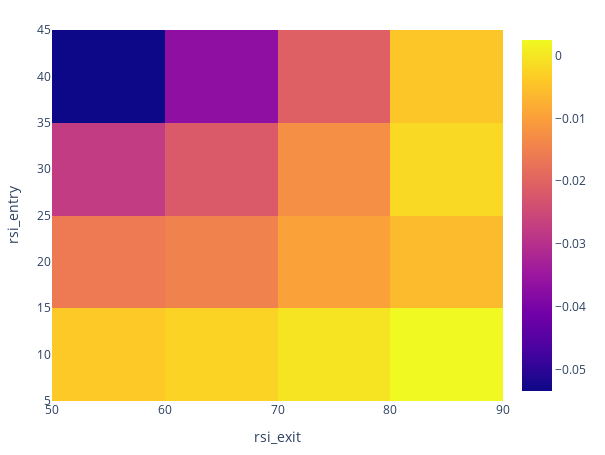

The code cell stored with this chart in its notebook:
### Markdown cell above
###### the parammeters is not giving any common value on slider

### Code cell
rsi_res = rsi_ind.run(
        btc_price,
        window=14, ### changed window=windows to window=14 for 2d graph
        entry=entries,
        exit=exits,
        param_product=True)
rsi_entries = rsi_res.entries
rsi_exits = rsi_res.exits
rsi_entries.iloc[-1,:] = True

rsi_pf = vbt.Portfolio.from_signals(
        btc_price,
        rsi_entries,
        rsi_exits,
        freq='1T',
        fees=0.001)

# taking average all the windows
rsi_tot_returns = rsi_pf.total_return().groupby(level=['rsi_exit','rsi_entry']).mean()

print(rsi_tot_returns)
# Plotting HeatMap
fig = rsi_tot_returns.vbt.heatmap(
    x_level='rsi_exit',
    y_level='rsi_entry',
#     slider_level='split_idx'
    )
fig.show()

### Figure 1 — Plotly figure (JSON) as saved in the notebook; plotly's stock layout.template omitted (floating-point values rounded to 4 significant figures)
{"data": [{"colorscale": [[0, "#0d0887"], [0.1111, "#46039f"], [0.2222, "#7201a8"], [0.3333, "#9c179e"], [0.4444, "#bd3786"], [0.5556, "#d8576b"], [0.6667, "#ed7953"], [0.7778, "#fb9f3a"], [0.8889, "#fdca26"], [1, "#f0f921"]], "hoverongaps": false, "hovertemplate": "rsi_exit: %{x}<br>rsi_entry: %{y}<br>value: %{z}<extra></extra>", "type": "heatmap", "uid": "d077b430-c758-45fc-8e5a-7b4c5cdc5af3", "x": [55, 65, 75, 85], "y": [10, 20, 30, 40], "z": [[-0.003854, -0.002482, -0.0002235, 0.002518], [-0.01601, -0.0146, -0.009574, -0.005832], [-0.02766, -0.02184, -0.01253, -0.00174], [-0.05345, -0.03693, -0.02064, -0.004219]]}], "layout": {"height": 455, "legend": {"orientation": "h", "traceorder": "normal", "x": 1, "xanchor": "right", "y": 1.02, "yanchor": "bottom"}, "margin": {"b": 30, "l": 30, "r": 30, "t": 30}, "width": 605, "xaxis": {"title": {"text": "rsi_exit"}}, "yaxis": {"title": {"text": "rsi_entry"}}}}
